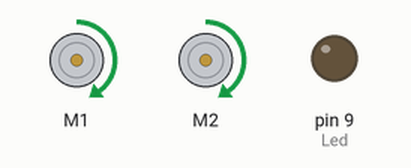
This sketch was run on a simulated Arduino Uno, built with avr-gcc and run on an emulated ATmega328P. Shown: 2 × DC motor (green arrow = forward, orange = backward, longer = faster), output pins drawn as LEDs (lit = HIGH).

Above: at 0.1 s.
At 6.1 s:
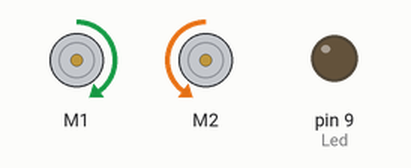
At 8.1 s:
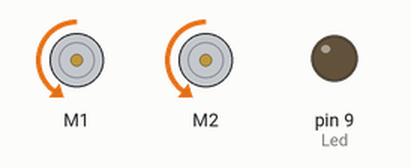
At 13.1 s:
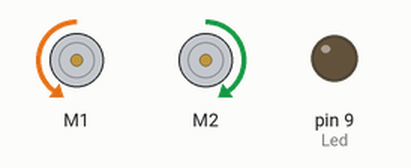
At 26.62 s:
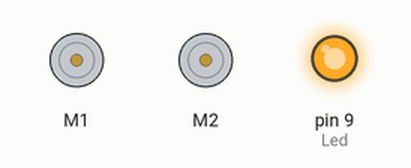
At 39.87 s:
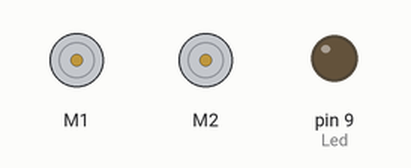
Timing chart, 0 to 40.0 s (numbered marks = the images above):
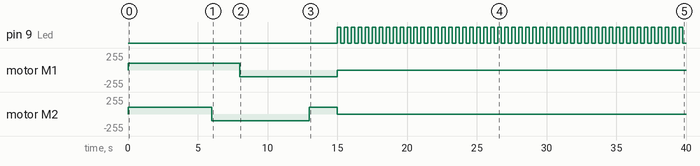

The sketch:

Taller_electronica_2023.ino
```cpp
#include <AFMotor.h>
AF_DCMotor motor1(1); //Motor izquierdo
AF_DCMotor motor2(2); //Motor derecho
const int Led = 9;

void setup() {
  motor1.setSpeed(250);
  motor2.setSpeed(250);
  pinMode(Led, OUTPUT);
}

void motor(int izq, int der, int d){
  // Seteamos potencia de motor
  if(izq > 0){ motor1.setSpeed(izq);} else{motor1.setSpeed(-izq);}
  if(der > 0){ motor2.setSpeed(der);} else{motor2.setSpeed(-der);}
  // Ponemos en marcha los motores: brumm, bruuuuuum...
  if(izq > 0){ motor1.run(FORWARD);}
  if(izq < 0){ motor1.run(BACKWARD);}
  if(der > 0){ motor2.run(FORWARD);}
  if(der < 0){ motor2.run(BACKWARD);}
  //Apagamos motores luego de d seg
  delay(d*1000); motor1.run(RELEASE); motor2.run(RELEASE);
}

void loop() {
  digitalWrite(Led, LOW);

  motor(100, 100, 6);
  motor(100, -100, 2);
  motor(-100, -100, 5);
  motor(-100, 100, 2);

  while(true){ //Final del programa, indicacion.
    digitalWrite(Led, HIGH);
    delay(250);
    digitalWrite(Led, LOW);
    delay(250);
  }
}
```

Measured:
- by itself, pin 9 (Led): LOW → HIGH at 15.0 s, → LOW 0.25 s later, → HIGH 0.25 s later, → LOW 0.25 s later, … (100 changes in this stretch)
- by itself, motor M1: stopped → forward 100/255 at 0.00 s, → backward 100/255 8.0 s later, → stopped 7.0 s later
- by itself, motor M2: stopped → forward 100/255 at 0.00 s, → backward 100/255 6.0 s later, → forward 100/255 7.0 s later, → stopped 2.0 s later
